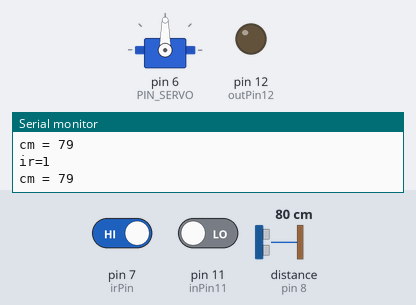
Simulated run of this sketch. Board: Arduino Uno, built with avr-gcc and run on an emulated ATmega328P. Shown: servo, output pins drawn as LEDs (lit = HIGH), the last lines printed to the serial monitor. Wiring (inferred from the names in the program): ultrasonic range finder: trigger pin 9; echo pin 8. Inputs (shaded band) come from the test bench; at power-on: pin 11 (inPin11) LOW, distance to the obstacle (sensor on pin 8) 80 cm, pin 7 (irPin) HIGH. The echo pulse lasts 58.3 µs per cm; pins used as bus, display or sensor lines are not drawn.

Above: at 1.2 s.
1.3 s: pin 11 (inPin11) driven HIGH
At 1.43 s:
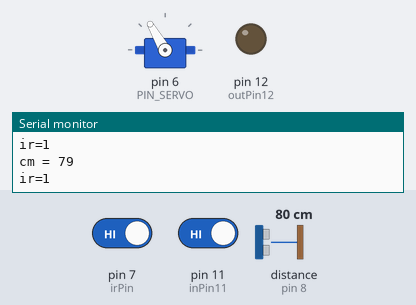
4.3 s: distance to the obstacle (sensor on pin 8) set to 54 cm
7.3 s: distance to the obstacle (sensor on pin 8) set to 48 cm
At 7.45 s:
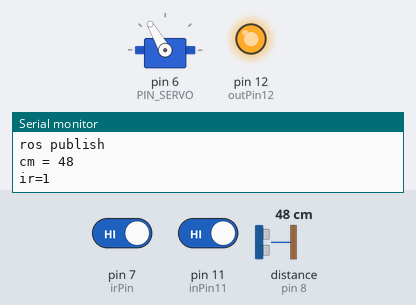
16.3 s: distance to the obstacle (sensor on pin 8) set to 60 cm
At 16.48 s:
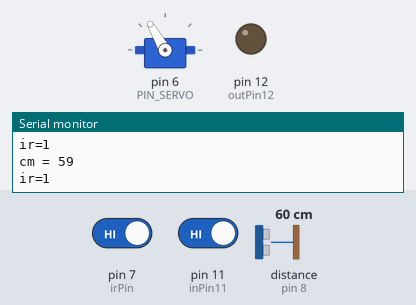
Timing chart, 0 to 20.3 s (numbered marks = the images above; inputs shaded):
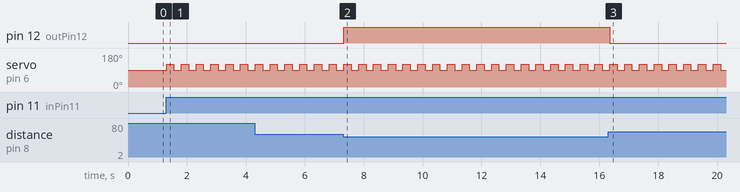

The sketch:

servo_serialread_fun2.ino
```cpp
#include <Servo.h>
#define PIN_SERVO 6
Servo myservo;
int irPin = 7;
int trigPin = 9;
int echoPin = 8;
int outPin12 = 12;
int inPin11 = 11;
long duration, cm, inches;

void setup() {
  // put your setup code here, to run once:
  myservo.attach(PIN_SERVO);
  Serial.begin(9600);
  pinMode(irPin,INPUT);

  myservo.write(90);
  pinMode(trigPin, OUTPUT);
  pinMode(echoPin, INPUT);
  pinMode(outPin12, OUTPUT);
  pinMode(inPin11, INPUT);

  digitalWrite(outPin12 , LOW);


}

void loop() {
  digitalWrite(trigPin, LOW);
  delayMicroseconds(5);
  digitalWrite(trigPin, HIGH);
  delayMicroseconds(10);
  digitalWrite(trigPin, LOW);
  duration = pulseIn(echoPin, HIGH);
  cm = (duration/2) / 29.1;
  Serial.print("cm = ");
  Serial.println(cm);
  String s;
  while(Serial.available())
  {
    char c = Serial.read();
    if(c!="\n")
    {
      s=s+c;
    }
    delay(5);


  }
  if(s!="")
  {
    Serial.println(s);
    myservo.write(s.toInt());
  }

  int bState = digitalRead(irPin);
  int bROSinput = digitalRead(inPin11);
  Serial.print("ir=");
  Serial.println(bState);
  if(bState==LOW || cm <50)
  {
    digitalWrite(outPin12 , HIGH);
    for(int i  =0 ; i < 3 ; i++){
      myservo.write(120);
      delay(250);
      myservo.write(90);
      delay(250);
    }
    digitalWrite(outPin12 , LOW);

  }
  else if(bROSinput)
  {
    for(int i  =0 ; i < 3 ; i++){
      myservo.write(120);
      delay(250);
      myservo.write(90);
      delay(250);
    }
    Serial.println("ros publish");

  }
  else
  {
    //digitalWrite(outPin12 , LOW);
  }


}
```

Measured:
- the behaviour switches between 51 and 50 cm on distance to the obstacle (sensor on pin 8) (found by bisection; images 1 and 2)
- after the input at 1.3 s, servo on pin 6 (PIN_SERVO): alternates 120° for 0.25 s and 90° for 0.25 s, starting at once
- after the input at 7.3 s, pin 12 (outPin12): LOW → HIGH at once
- after the input at 16.3 s, pin 12 (outPin12): HIGH → LOW after 0.05 s
